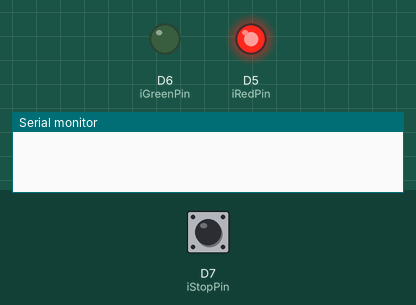
Simulated run of this program. Board: ESP8266 (Wemos D1 mini). Shown: output pins drawn as LEDs (lit = HIGH), the last lines printed to the serial monitor. Inputs (shaded band) come from the test bench; at power-on: D7 (iStopPin) HIGH.

Above: at 2.2 s.
2.3 s: D7 (iStopPin) pulled LOW for 0.15 s
At 2.42 s:
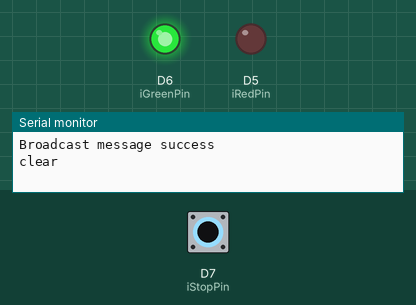
4.0 s: D7 (iStopPin) pulled LOW for 3.2 s
At 7.8 s:
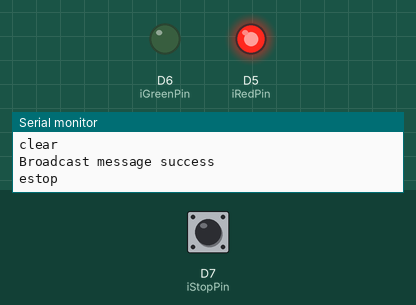
Timing chart, 0 to 9.3 s (numbered marks = the images above; inputs shaded):
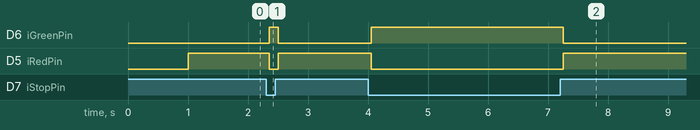

The program:

main.cpp
```cpp
#include <Arduino.h>
#include <ezButton.h>
#include <ESP8266WiFi.h>
#include <espnow.h>

int iStopPin = D7;
int iGreenPin = D6;
int iRedPin = D5;

boolean bEStopOn = false;

const unsigned long lKeyDebounce = 50;

ezButton EStopButton(iStopPin);


void formatMacAddress (const uint8 *macAddr, char *buffer, int maxLength){
  snprintf(buffer, maxLength, "%02x:%02x:%02x:%02x:%02x:%02x", macAddr[0], macAddr[1],macAddr[2],macAddr[3],macAddr[4],macAddr[5]);
}


void sentCallback(uint8_t *macAddr, uint8 status){
char macStr[18];
formatMacAddress(macAddr, macStr, 18);
}
void setup() {
  // put your setup code here, to run once:
  pinMode(iGreenPin, OUTPUT);
  pinMode(iRedPin, OUTPUT);
  EStopButton.setDebounceTime(lKeyDebounce);

  Serial.begin(115200);
  delay(1000);

  WiFi.mode(WIFI_STA);
  WiFi.disconnect() == 0;

  if (esp_now_init() == 0)
    {esp_now_set_self_role(ESP_NOW_ROLE_COMBO);
    esp_now_register_send_cb(sentCallback);
  }
  else
  {
    Serial.println("ESP-NOW init failed");
    delay(3000);
    ESP.restart();
  }

  if (EStopButton.getStateRaw() == HIGH) {
    bEStopOn = true;
  }

}

void broadcast(const String &message)

{
  u8 broadcastAddress[] = {0xFF, 0xFF, 0xFF, 0xFF, 0xFF, 0xFF};
  u8 peerRoleNull = {};
  u8 peerChannelNull = {};
  u8 *peerKeyNull = {};
  u8 peerKeyLenNull = {};
  if (!esp_now_is_peer_exist(broadcastAddress))
  {
    esp_now_add_peer(broadcastAddress, peerRoleNull, peerChannelNull, peerKeyNull, peerKeyLenNull);
  }
  uint8 result = esp_now_send(NULL, (u8 *)message.c_str(), message.length());

  if (result == 0)
  {
    Serial.println("Broadcast message success");
  }
  else
  {
    Serial.println("Unknown error, try again lol");
  }
}

void loop() {
  // put your main code here, to run repeatedly:
  EStopButton.loop();

  if (EStopButton.isReleased()) {
    bEStopOn = true;
    broadcast("estop");
    Serial.println("estop");
  }
  else {
    if (EStopButton.isPressed()) {
      bEStopOn = false;
      broadcast("clear");
      Serial.println("clear");
    }

  }
  if (bEStopOn) {
    digitalWrite(iGreenPin, LOW);
    digitalWrite(iRedPin, HIGH);
  }
  else {
    digitalWrite(iGreenPin, HIGH);
    digitalWrite(iRedPin, LOW);
  }
}
```

Measured:
- after the input at 2.3 s, D6 (iGreenPin): LOW → HIGH after 0.05 s, → LOW 0.15 s later; D5 (iRedPin): HIGH → LOW after 0.05 s, → HIGH 0.15 s later
- after the input at 4.0 s, D6 (iGreenPin): LOW → HIGH after 0.05 s, → LOW 3.2 s later; D5 (iRedPin): HIGH → LOW after 0.05 s, → HIGH 3.2 s later
